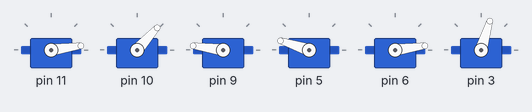
This sketch was run on a simulated Arduino Uno, built with avr-gcc and run on an emulated ATmega328P. Shown: 6 × servo.

Above: at 6.17 s.
At 9.59 s:
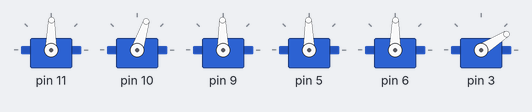
At 13.75 s:
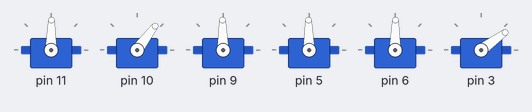
At 22.15 s:
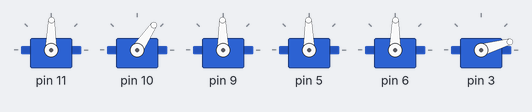
At 30.5 s:
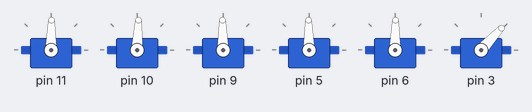
At 38.89 s:
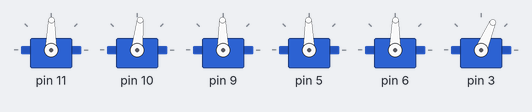
Timing chart, 0 to 40.0 s (numbered marks = the images above):
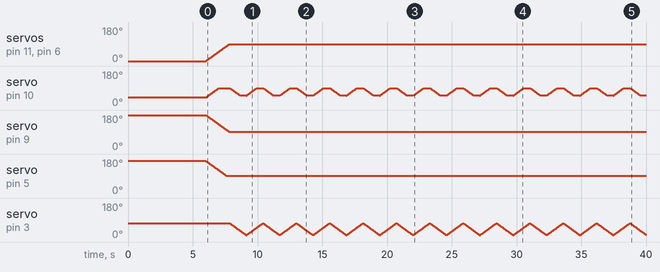

Measured:
- by itself, servo on pin 11, servo on pin 6: moves from 0° to 89° over 1.8 s
- by itself, servo on pin 9: moves from 180° to 91° over 1.8 s
- by itself, servo on pin 5: moves from 170° to 91° over 1.6 s

The sketch:

BraccioMaintance90.ino
```cpp
 /*
  testBraccio90.ino

 testBraccio90 is a setup sketch to check the alignment of all the servo motors
 This is the first sketch you need to run on Braccio
 When you start this sketch Braccio will be positioned perpendicular to the base
 If you can't see the Braccio in this exact position you need to reallign the servo motors position

 Created on 18 Nov 2015
 by Andrea Martino

 This example is in the public domain.
 */

#include <Braccio.h>
#include <Servo.h>


Servo base;
Servo shoulder;
Servo elbow;
Servo wrist_rot;
Servo wrist_ver;
Servo gripper;

void setup() {
  //Initialization functions and set up the initial position for Braccio
  //All the servo motors will be positioned in the "safety" position:
  //Base (M1):90 degrees
  //Shoulder (M2): 45 degrees
  //Elbow (M3): 180 degrees
  //Wrist vertical (M4): 180 degrees
  //Wrist rotation (M5): 90 degrees
  //gripper (M6): 10 degrees
  Braccio.begin();
}

void loop() {
  /*
   Step Delay: a milliseconds delay between the movement of each servo.  Allowed values from 10 to 30 msec.
   M1=base degrees. Allowed values from 0 to 180 degrees
   M2=shoulder degrees. Allowed values from 15 to 165 degrees
   M3=elbow degrees. Allowed values from 0 to 180 degrees
   M4=wrist vertical degrees. Allowed values from 0 to 180 degrees
   M5=wrist rotation degrees. Allowed values from 0 to 180 degrees
   M6=gripper degrees. Allowed values from 10 to 73 degrees. 10: the toungue is open, 73: the gripper is closed.
  */

  // the arm is aligned upwards  and the gripper is closed
                     //(step delay, M1, M2, M3, M4, M5, M6);
  Braccio.ServoMovement(20,         90, 90, 90, 90, 90,  73);
  Braccio.ServoMovement(20,         90, 50, 90, 90, 90,  10);


}
```
